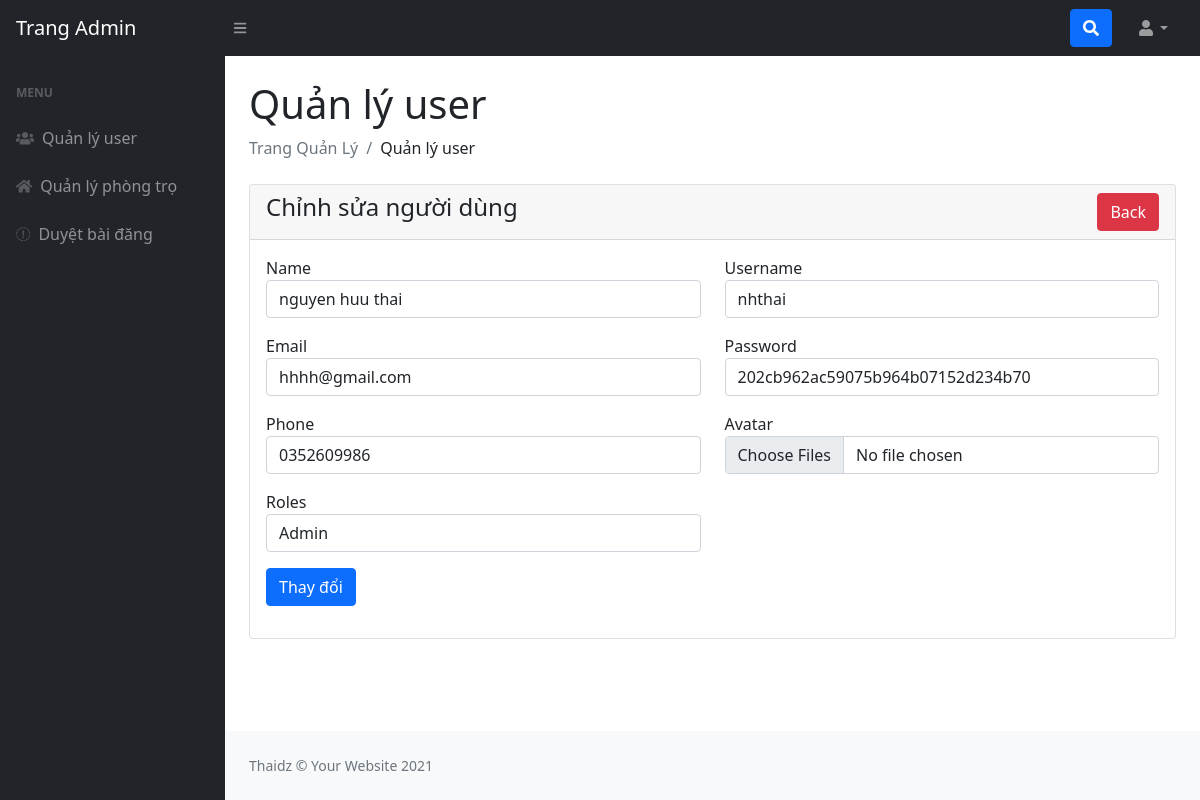
The page /Admin/register-edit.php?id=13 (signed in) on the database its author committed.
### tables this page shows
CREATE TABLE `user` (
  `id` int(10) NOT NULL,
  `Name` varchar(255) NOT NULL,
  `Username` varchar(255) NOT NULL,
  `email` varchar(255) NOT NULL,
  `password` varchar(255) NOT NULL,
  `role` int(11) NOT NULL,
  `phone` varchar(255) NOT NULL,
  `avatar` varchar(255) NOT NULL
);

### Admin/register-edit.php (the view, shortened to what this page needs)
<?php
     include('authetication.php');
     include('includes/header.php');
?>
<div class="container-fluid px-4">
     <h1 class="mt-4">Quản lý user</h1>
     <ol class="breadcrumb mb-4">
          <li class="breadcrumb-item active">Trang Quản Lý</li>
          <li class="breadcrumb-item">Quản lý user</li>
     </ol>
     <div class="row">
          <div class="col-md-12">
               <div class="card">
                    <div class="card-header">
                         <h4>Chỉnh sửa người dùng
                         <a href="view.php" class="btn btn-danger float-end">Back</a>
                         </h4>
                    </div>
                    <div class="card-body">
                         <?php
                              if(isset($_GET["id"])){
                                   $user_id = $_GET['id'];
                                   $users = "SELECT * FROM user where id = $user_id";
                                   $users_run = mysqli_query($con,$users);
                                   if(mysqli_num_rows($users_run)>0){
                                        foreach($users_run as $row){
                                             ?>
                         <form action="code.php" method="POST" enctype="multipart/form-data">
                              <div class="row">
                                   <div class="col-md-6 mb-3">
                                        <label for="">Name</label>
                                        <input type="text" name="tenht" value="<?= $row['Name']; ?>" class="form-control">
                                   </div>
                                   <div class="col-md-6 mb-3">
                                        <label for="">Username</label>
                                        <input type="text" name="username" value="<?= $row['Username']; ?>" class="form-control">
                                   </div>
                                   <div class="col-md-6 mb-3">
                                        <label for="">Email</label>
                                        <input type="text" name="email" value="<?= $row['email']; ?>" class="form-control">
                                   </div>
                                   <div class="col-md-6 mb-3">
                                        <label for="">Password</label>
                                        <input type="text" name="pw" value="<?= $row['password']; ?>" class="form-control">
                                   </div>
                                   <div class="col-md-6 mb-3">
                                        <label for="">Phone</label>
                                        <input type="text" name="sdt" value="<?= $row['phone']; ?>" class="form-control">
                                   </div>
                                   <div class="col-md-6 mb-3">
                                        <label for="">Avatar</label>
                                        <input multiple type="file" name="anh" value="<?= $row['avatar']; ?>" class="form-control">
                                   </div>
                                   <div class="col-md-6 mb-3">
                                        <label for="">Roles</label>
                                        <select name="role_as" required class="form-control">
                                             <option value="1" <?= $row['role'] == '1' ? 'selected':'' ?> >Admin</option>
                                        </select>
                                   </div>
                                   <div class="col-md-12 mb-3">
                                        <button type="submit" name="update_user" class="btn btn-primary">Thay đổi</button>
                                   </div>
                              </div>
                         </form>
                         <?php
                                        }
                                   }else
                                   {
                                        ?>
                                        <h4>Ko có dữ liệu</h4>
                                        <?php
                                   }
                               }
                         ?>
                    </div>
               </div>
          </div>
     </div>
</div>
<?php
     include('includes/footer.php');
     include('includes/script.php');
?>

### rows shown on the page
user: tenht "nguyen huu thai", username "nhthai", email "hhhh@gmail.com", pw "202cb962ac59075b964b07152d234b70", sdt "0352609986", role_as "Admin"
